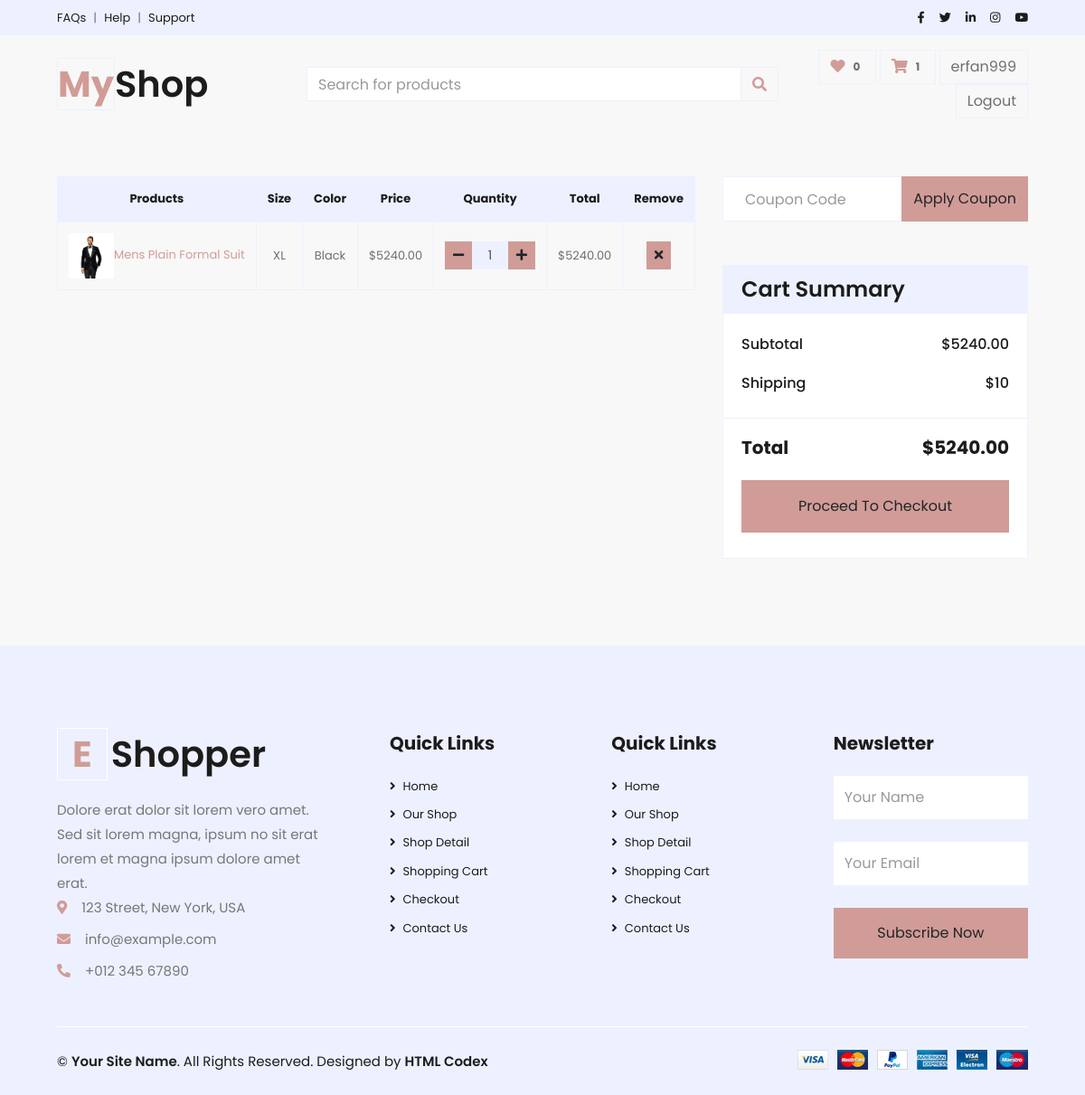
/order/cart-item/ (signed in), run on an earlier commit of the app's database.
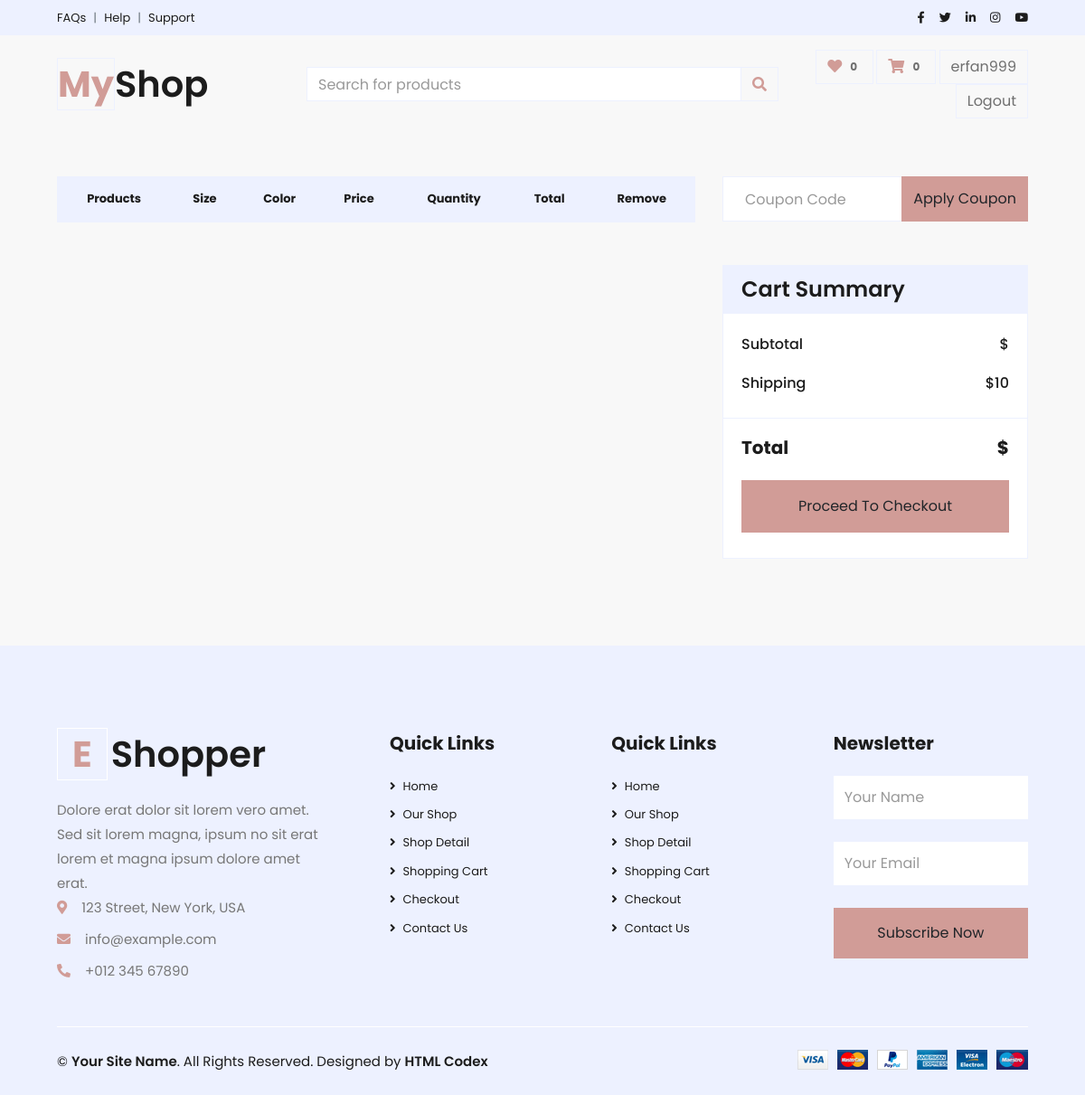
And on a later commit of the database.
### order/models.py (models this page shows, shortened)
class Orders(BaseModel):
    user = models.ForeignKey(User, on_delete=models.CASCADE, related_name="order")
    orderItems = models.ManyToManyField(Cart)
    ordered  = models.BooleanField(default=False)
    paymentId = models.CharField(max_length=100, blank=True, null=True)
    orderId = models.CharField(max_length=100, blank=True, null=True)
    payment_method = models.CharField(max_length= 30, choices=PAYMENT_METHOD, default='Cash on Delivery')
    def get_Total_orders_price(self):
        total = 0
        for order_item in self.orderItems.all():
            total += float(order_item.total_price())
        return format(total, '0.2f')

class Cart(BaseModel):
    user = models.ForeignKey(User, on_delete=models.CASCADE, related_name="cart")
    items = models.ForeignKey(Product, on_delete=models.CASCADE, related_name='items')
    size = models.CharField(null=True, blank=True, max_length=50)
    color = models.CharField(null=True, blank=True, max_length=50)
    quantity = models.IntegerField(default=1)
    purchased = models.BooleanField(default=False)
    def get_variation_price(self):
        sizes = variationValue.objects.filter(variation = 'size', product = self.items)
        colors = variationValue.objects.filter(variation = 'color', product = self.items)
        for size in sizes:
            if colors.exists():
                for color in colors:
                    if color.name == self.color:
                        color_price = color.price
                if size.name == self.size:
                    price = size.price + color_price
                    return format(price, '0.2f')
            else:
                if size.name == self.size:
                    price = size.price
                    return format(price, '0.2f')
    def get_variation_base_price(self):
        variation_price = self.get_variation_price()
        price = float(self.items.price) + float(variation_price)
        return format(price, '0.2f')
    def total_price(self):
        variation_price = self.get_variation_base_price()
        price = float(self.quantity) * float(variation_price)
        return format(price, '0.2f')

### products/models.py (models this page shows, shortened)
class Product(BaseModel):
    product_name = models.CharField(max_length = 1000)
    slug = models.SlugField(unique=True, null=True, blank=True)
    category = models.ForeignKey(Category, on_delete = models.CASCADE, related_name="product_category")
    price = models.IntegerField()
    old_price = models.IntegerField(null = True)
    brand = models.CharField(max_length = 100, null = True)
    is_stock = models.BooleanField(default=True)
    stock_quantity = models.IntegerField(default=0)
    product_description = models.TextField(null = True)

class productImage(BaseModel):
    products = models.ForeignKey(Product, on_delete = models.CASCADE, related_name='product_images')
    image = models.ImageField(upload_to = "product")

class variationValue(BaseModel):
    variation = models.CharField(max_length=50, choices=VARIATION_TYPE)
    name = models.CharField(max_length=50)
    product = models.ForeignKey(Product, on_delete=models.CASCADE, null=True, blank=True)
    price = models.IntegerField()
    objects = variationManager()

### order/views.py (the view)
# urls.py: path('cart-item/', card_item, name="card_item"),
@login_required(login_url='login')
def card_item(request):
    try:
        carts = Cart.objects.filter(user = request.user, purchased=False)
        order = Orders.objects.filter(user = request.user, ordered=False)
        context = {
            'carts': carts,
            'order': order[0].get_Total_orders_price(),
        }
        return render(request, 'order/add_to_card.html', context)
    except Exception as e:
        return render(request, 'order/add_to_card.html')

### templates/order/add_to_card.html (shortened to what this page needs)
{% extends 'base/base.html' %}
{% block block_content %}
    <div class="container-fluid pt-5">
        <div class="row px-xl-5">
            <div class="col-lg-8 table-responsive mb-5">
                <table class="table table-bordered text-center mb-0">
                    <thead class="bg-secondary text-dark">
                        <tr>
                            <th>Products</th>
                            <th>Size</th>
                            <th>Color</th>
                            <th>Price</th>
                            <th>Quantity</th>
                            <th>Total</th>
                            <th>Remove</th>
                        </tr>
                    </thead>
                    <tbody class="align-middle">
                        {% for cart in carts %}
                        <tr>
                            <td class="align-middle"> <a href=""> <img src="/media/{{cart.items.product_images.first.image}}" alt="" style="width: 50px;">{{cart.items.product_name}}</a></td>
                            <td class="align-middle">{{cart.size}}</td>
                            <td class="align-middle">{{cart.color}}</td>
                            <td class="align-middle">
                                {% if cart.get_variation_base_price %}
                                ${{cart.get_variation_base_price}}
                                {% else %}
                                ${{cart.items.price}}
                                {% endif %}
                            </td>
                            <td class="align-middle">
                                <div class="input-group quantity mx-auto" style="width: 100px;">
                                    <div class="input-group-btn">
                                        <a href="{% url 'decrease_quantity' cart.items.uid %}" class="btn btn-sm btn-primary btn-minus" >
                                        <i class="fa fa-minus"></i>
                                        </a>
                                    </div>
                                    <input  name="quantity" type="text" class="form-control form-control-sm bg-secondary text-center" value="{{cart.quantity}}">
                                    <div class="input-group-btn">
                                        <a href="{% url 'increase_quantity' cart.items.uid %}" class="btn btn-sm btn-primary btn-plus">
                                            <i class="fa fa-plus"></i>
                                        </a>
                                    </div>
                                </div>
                            </td>
                            <td class="align-middle">
                                {% if cart.total_price %}
                                ${{cart.total_price}}
                                {% else %}
                                ${{cart.get_total_cart_price}}
                                {% endif %}
                            </td>
                            <td class="align-middle"><a href="{% url 'remove_card' cart.items.uid %}" class="btn btn-sm btn-primary"><i class="fa fa-times"></i></a></td>
                        </tr>
                        {% endfor %}
                    </tbody>
                </table>
            </div>
            <div class="col-lg-4">
                <form class="mb-5" action="">
                    <div class="input-group">
                        <input type="text" class="form-control p-4" placeholder="Coupon Code">
                        <div class="input-group-append">
                            <button class="btn btn-primary">Apply Coupon</button>
                        </div>
                    </div>
                </form>
                <div class="card border-secondary mb-5">
                    <div class="card-header bg-secondary border-0">
                        <h4 class="font-weight-semi-bold m-0">Cart Summary</h4>
                    </div>
                    <div class="card-body">
                        <div class="d-flex justify-content-between mb-3 pt-1">
                            <h6 class="font-weight-medium">Subtotal</h6>
                            <h6 class="font-weight-medium">${{order}}</h6>
                        </div>
                        <div class="d-flex justify-content-between">
                            <h6 class="font-weight-medium">Shipping</h6>
                            <h6 class="font-weight-medium">$10</h6>
                        </div>
                    </div>
                    <div class="card-footer border-secondary bg-transparent">
                        <div class="d-flex justify-content-between mt-2">
                            <h5 class="font-weight-bold">Total</h5>
                            <h5 class="font-weight-bold">${{order}}</h5>
                        </div>
                        <a href="{% url 'checkout' %}" class="btn btn-block btn-primary my-3 py-3">Proceed To Checkout</a>
                    </div>
                </div>
            </div>
        </div>
    </div>
{% endblock block_content %}

### templates/base/navbar.html
{% load cart_product %}
  <div class="container-fluid">
    <div class="row bg-secondary py-2 px-xl-5">
        <div class="col-lg-6 d-none d-lg-block">
            <div class="d-inline-flex align-items-center">
                <a class="text-dark" href="">FAQs</a>
                <span class="text-muted px-2">|</span>
                <a class="text-dark" href="">Help</a>
                <span class="text-muted px-2">|</span>
                <a class="text-dark" href="">Support</a>
            </div>
        </div>
        <div class="col-lg-6 text-center text-lg-right">
            <div class="d-inline-flex align-items-center">
                <a class="text-dark px-2" href="">
                    <i class="fab fa-facebook-f"></i>
                </a>
                <a class="text-dark px-2" href="">
                    <i class="fab fa-twitter"></i>
                </a>
                <a class="text-dark px-2" href="">
                    <i class="fab fa-linkedin-in"></i>
                </a>
                <a class="text-dark px-2" href="">
                    <i class="fab fa-instagram"></i>
                </a>
                <a class="text-dark pl-2" href="">
                    <i class="fab fa-youtube"></i>
                </a>
            </div>
        </div>
    </div>
    <div class="row align-items-center py-3 px-xl-5">
        <div class="col-lg-3 d-none d-lg-block">
            <a href="{% url 'index' %}" class="text-decoration-none">
                <h1 class="m-0 display-5 font-weight-semi-bold"><span class="text-primary font-weight-bold border">My</span>Shop</h1>
            </a>
        </div>
        <div class="col-lg-6 col-6 text-left">
            <form action="{% url 'search' %}" method="get">
                <div class="input-group">
                    <input type="text" class="form-control" placeholder="Search for products" name="query" id="query">
                    <div class="input-group-append">
                        <button class="input-group-text bg-transparent text-primary">
                            <i class="fa fa-search"></i>
                        </button>
                    </div>
                </div>
            </form>
        </div>
        <div class="col-lg-3 col-6 text-right">
            <a href="" class="btn border">
                <i class="fas fa-heart text-primary"></i>
                <span class="badge">0</span>
            </a>
            <a href="{% url 'card_item' %}" class="btn border">
                <i class="fas fa-shopping-cart text-primary"></i>
                {% if request.user.is_authenticated  %}
                <span class="badge">{{ request.user|cart_counter }}</span>
                {% else %}
                <span class="badge">{{  cart_counter }}</span>
                {% endif %}
            </a>
                {% if request.user.is_authenticated  %}
                <a href="{% url 'profile' %}" class="btn border" >{{user.username}} </a>
                <a href="{% url 'logout' %}" class="btn border" >Logout </a>
                {% else %}
                <a href="{% url 'login' %}" class="btn border">Login</a>
                <a href="{% url 'registration' %}" class="btn border">Register</a>
                {% endif %}
        </div>
    </div>
</div>

What changed in the data, as far as the page shows it:
removed Cart: items.product_images.first.image (picture), items.product_name "Mens Plain Formal Suit", size "XL", color "Black", get_variation_base_price "5240.00", quantity "1", total_price "5240.00"
Also different on the page:
{{ request.user|cart_counter }}: "1" → "0"
{{ order }}: "5240.00" → (not shown)
